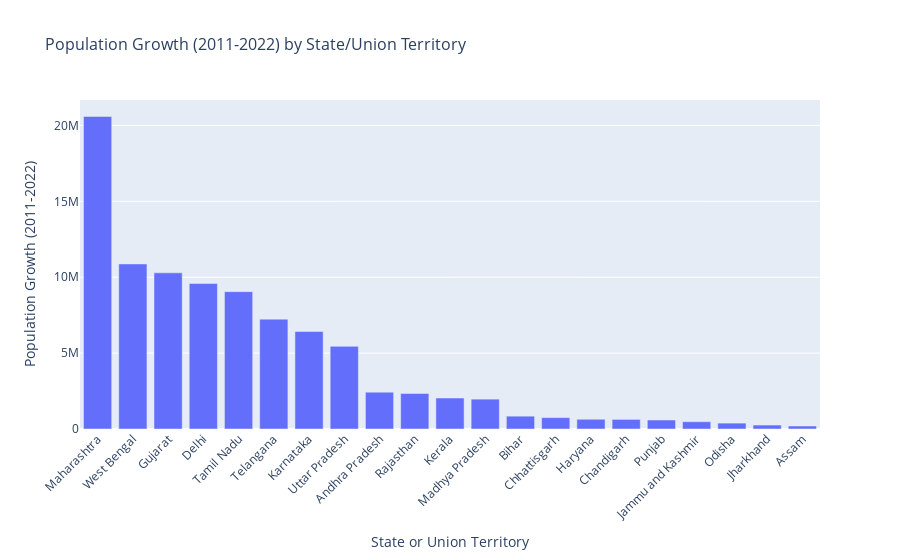

Notebook code cell kept with this figure:
### Code cell
import plotly.express as px

# Assuming you have already calculated the population growth and sorted it
population_growth_sorted = population_growth.sort_values(ascending=False)

# Create a bar plot using Plotly
fig = px.bar(
    x=population_growth_sorted.index,
    y=population_growth_sorted.values,
    labels={'x': 'State or Union Territory', 'y': 'Population Growth (2011-2022)'},
    title='Population Growth (2011-2022) by State/Union Territory',
)

# Customize the layout (optional)
fig.update_layout(
    xaxis_tickangle=-45,  # Rotate x-axis labels for better readability
    xaxis_title_font=dict(size=14),
    yaxis_title_font=dict(size=14),
    title_font=dict(size=16),
)

# Show the interactive plot
fig.show()

### Figure 1 — Plotly figure (JSON) as saved in the notebook; plotly's stock layout.template omitted (floating-point values rounded to 4 significant figures)
{"data": [{"alignmentgroup": "True", "hovertemplate": "State or Union Territory=%{x}<br>Population Growth (2011-2022)=%{y}<extra></extra>", "legendgroup": "", "marker": {"color": "#636efa", "pattern": {"shape": ""}}, "name": "", "offsetgroup": "", "orientation": "v", "showlegend": false, "textposition": "auto", "type": "bar", "x": ["Maharashtra", "West Bengal", "Gujarat", "Delhi", "Tamil Nadu", "Telangana", "Karnataka", "Uttar Pradesh", "Andhra Pradesh", "Rajasthan", "Kerala", "Madhya Pradesh", "Bihar", "Chhattisgarh", "Haryana", "Chandigarh", "Punjab", "Jammu and Kashmir", "Odisha", "Jharkhand", "Assam"], "xaxis": "x", "y": [20590330, 10872317, 10287432, 9584039, 9048016, 7238271, 6420532, 5443493, 2429261, 2338764, 2040683, 1967084, 844988, 750324, 641473, 632537, 592087, 479365, 388296, 259451, 197524], "yaxis": "y"}], "layout": {"barmode": "relative", "legend": {"tracegroupgap": 0}, "title": {"font": {"size": 16}, "text": "Population Growth (2011-2022) by State/Union Territory"}, "xaxis": {"anchor": "y", "domain": [0, 1], "tickangle": -45, "title": {"font": {"size": 14}, "text": "State or Union Territory"}}, "yaxis": {"anchor": "x", "domain": [0, 1], "title": {"font": {"size": 14}, "text": "Population Growth (2011-2022)"}}}}
